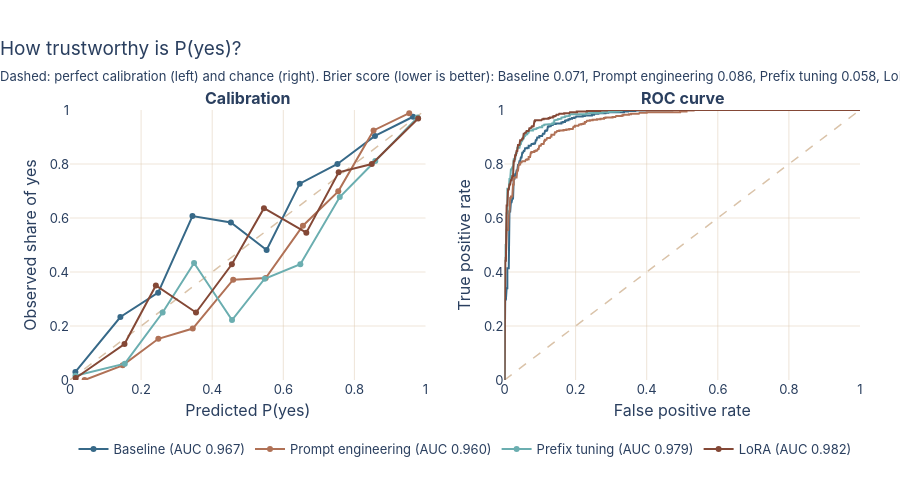

Notebook code cell kept with this figure:
### Markdown cell above
## 4. Calibration and ROC

### Code cell
probabilities = {m: frame["yes_probability"].tolist() for m, frame in predictions.items()}
save(plot_calibration(runs, probabilities), "calibration", width=1100)

### Figure 1 — Plotly figure (JSON) as saved in the notebook; plotly's stock layout.template omitted (floating-point values rounded to 4 significant figures; data arrays with more than 128 entries replaced by an {"elided": "..."} marker saying what was removed)
{"data": [{"hoverinfo": "skip", "line": {"color": "#dac3a9", "dash": "dash", "width": 1.5}, "mode": "lines", "showlegend": false, "type": "scatter", "x": [0, 1], "xaxis": "x", "y": [0, 1], "yaxis": "y"}, {"hoverinfo": "skip", "line": {"color": "#dac3a9", "dash": "dash", "width": 1.5}, "mode": "lines", "showlegend": false, "type": "scatter", "x": [0, 1], "xaxis": "x2", "y": [0, 1], "yaxis": "y2"}, {"hovertemplate": "Baseline<br>predicted %{x:.2f}, observed %{y:.2f}<extra></extra>", "legendgroup": "baseline", "line": {"color": "#376988", "width": 2}, "marker": {"size": 6}, "mode": "lines+markers", "name": "Baseline (AUC 0.967)", "type": "scatter", "x": [0.01518, 0.1417, 0.248, 0.3445, 0.4525, 0.5531, 0.6463, 0.7523, 0.8579, 0.9651], "xaxis": "x", "y": [0.02985, 0.2333, 0.3235, 0.6071, 0.5833, 0.4815, 0.7273, 0.8, 0.9041, 0.975], "yaxis": "y"}, {"hovertemplate": "Baseline<br>FPR %{x:.2f}, TPR %{y:.2f}<extra></extra>", "legendgroup": "baseline", "line": {"color": "#376988", "width": 2}, "mode": "lines", "name": "Baseline (AUC 0.967)", "showlegend": false, "type": "scatter", "x": {"elided": "148 float values"}, "xaxis": "x2", "y": {"elided": "148 float values"}, "yaxis": "y2"}, {"hovertemplate": "Prompt engineering<br>predicted %{x:.2f}, observed %{y:.2f}<extra></extra>", "legendgroup": "prompt_engineering", "line": {"color": "#b07156", "width": 2}, "marker": {"size": 6}, "mode": "lines+markers", "name": "Prompt engineering (AUC 0.960)", "type": "scatter", "x": [0.04107, 0.1482, 0.2485, 0.3453, 0.4591, 0.5505, 0.6552, 0.7546, 0.8539, 0.9542], "xaxis": "x", "y": [0.0, 0.05435, 0.1525, 0.1905, 0.3714, 0.3774, 0.5714, 0.6986, 0.9244, 0.9882], "yaxis": "y"}, {"hovertemplate": "Prompt engineering<br>FPR %{x:.2f}, TPR %{y:.2f}<extra></extra>", "legendgroup": "prompt_engineering", "line": {"color": "#b07156", "width": 2}, "mode": "lines", "name": "Prompt engineering (AUC 0.960)", "showlegend": false, "type": "scatter", "x": {"elided": "160 float values"}, "xaxis": "x2", "y": {"elided": "160 float values"}, "yaxis": "y2"}, {"hovertemplate": "Prefix tuning<br>predicted %{x:.2f}, observed %{y:.2f}<extra></extra>", "legendgroup": "prefix_tuning", "line": {"color": "#6baeb0", "width": 2}, "marker": {"size": 6}, "mode": "lines+markers", "name": "Prefix tuning (AUC 0.979)", "type": "scatter", "x": [0.0153, 0.1542, 0.2606, 0.349, 0.4558, 0.5476, 0.6479, 0.7588, 0.8587, 0.9778], "xaxis": "x", "y": [0.01596, 0.06061, 0.25, 0.4333, 0.2222, 0.375, 0.4286, 0.6774, 0.8113, 0.9726], "yaxis": "y"}, {"hovertemplate": "Prefix tuning<br>FPR %{x:.2f}, TPR %{y:.2f}<extra></extra>", "legendgroup": "prefix_tuning", "line": {"color": "#6baeb0", "width": 2}, "mode": "lines", "name": "Prefix tuning (AUC 0.979)", "showlegend": false, "type": "scatter", "x": {"elided": "228 float values"}, "xaxis": "x2", "y": {"elided": "228 float values"}, "yaxis": "y2"}, {"hovertemplate": "LoRA<br>predicted %{x:.2f}, observed %{y:.2f}<extra></extra>", "legendgroup": "lora", "line": {"color": "#844836", "width": 2}, "marker": {"size": 6}, "mode": "lines+markers", "name": "LoRA (AUC 0.982)", "type": "scatter", "x": [0.016, 0.1532, 0.2415, 0.3544, 0.4553, 0.5456, 0.6647, 0.7558, 0.849, 0.9794], "xaxis": "x", "y": [0.007519, 0.1333, 0.35, 0.25, 0.4286, 0.6364, 0.5455, 0.7692, 0.8, 0.9685], "yaxis": "y"}, {"hovertemplate": "LoRA<br>FPR %{x:.2f}, TPR %{y:.2f}<extra></extra>", "legendgroup": "lora", "line": {"color": "#844836", "width": 2}, "mode": "lines", "name": "LoRA (AUC 0.982)", "showlegend": false, "type": "scatter", "x": {"elided": "129 float values"}, "xaxis": "x2", "y": {"elided": "129 float values"}, "yaxis": "y2"}], "layout": {"annotations": [{"font": {"size": 16}, "showarrow": false, "text": "<b>Calibration</b>", "x": 0.225, "xanchor": "center", "xref": "paper", "y": 1, "yanchor": "bottom", "yref": "paper"}, {"font": {"size": 16}, "showarrow": false, "text": "<b>ROC curve</b>", "x": 0.775, "xanchor": "center", "xref": "paper", "y": 1, "yanchor": "bottom", "yref": "paper"}], "height": 500, "legend": {"x": 0.5, "xanchor": "center", "y": -0.2, "yanchor": "top"}, "margin": {"b": 120}, "title": {"subtitle": {"text": "Dashed: perfect calibration (left) and chance (right). Brier score (lower is better): Baseline 0.071, Prompt engineering 0.086, Prefix tuning 0.058, LoRA 0.051"}, "text": "How trustworthy is P(yes)?"}, "xaxis": {"anchor": "y", "domain": [0, 0.45], "range": [0, 1], "title": {"text": "Predicted P(yes)"}}, "xaxis2": {"anchor": "y2", "domain": [0.55, 1], "range": [0, 1], "title": {"text": "False positive rate"}}, "yaxis": {"anchor": "x", "domain": [0, 1], "range": [0, 1], "title": {"text": "Observed share of yes"}}, "yaxis2": {"anchor": "x2", "domain": [0, 1], "range": [0, 1], "title": {"text": "True positive rate"}}}}
